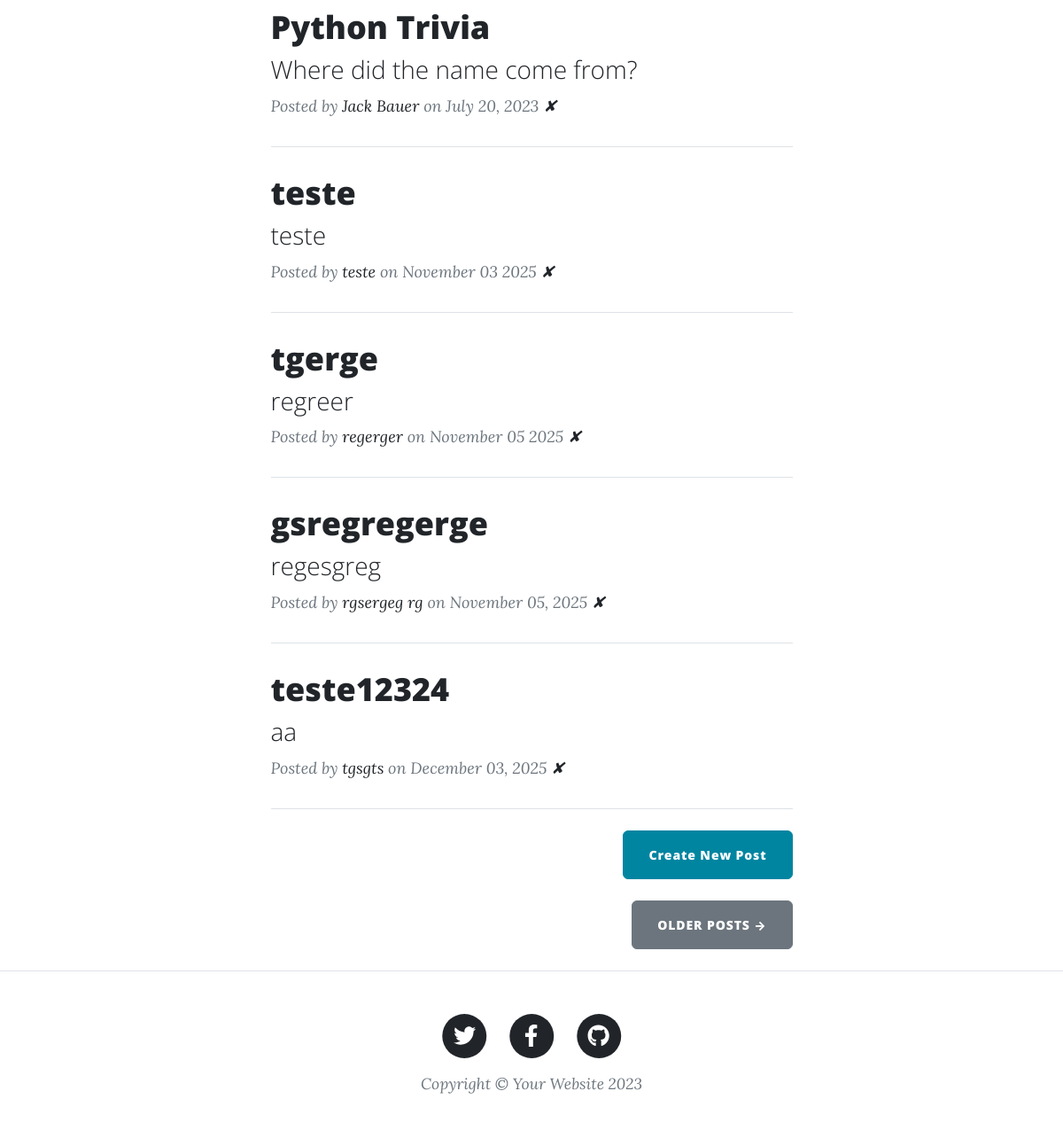
Before: / (lower part) with the older database file.
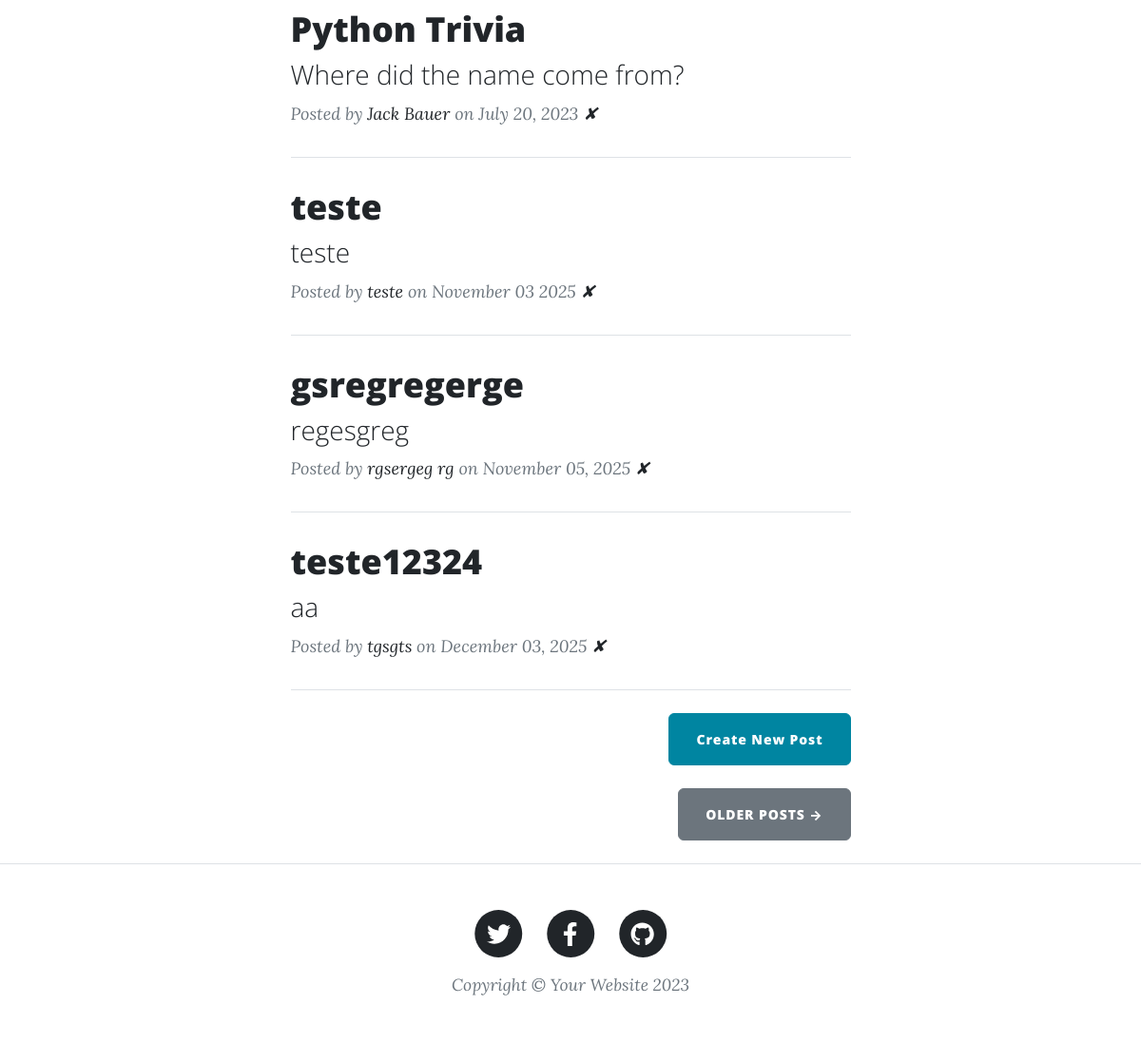
After: the same page with the newer database file.
### main.py (models this page shows)
class BlogPost(db.Model):
    id: Mapped[int] = mapped_column(Integer, primary_key=True)
    title: Mapped[str] = mapped_column(String(250), unique=True, nullable=False)
    subtitle: Mapped[str] = mapped_column(String(250), nullable=False)
    date: Mapped[str] = mapped_column(String(250), nullable=False)
    body: Mapped[str] = mapped_column(Text, nullable=False)
    author: Mapped[str] = mapped_column(String(250), nullable=False)
    img_url: Mapped[str] = mapped_column(String(250), nullable=False)

### main.py (the view)
@app.route('/')
def get_all_posts():
    result = db.session.execute(db.select(BlogPost))
    posts = result.scalars().all()
    return render_template("index.html", all_posts=posts)

### templates/index.html (shortened to what this page needs)
{% include "header.html" %}
<div class="container px-4 px-lg-5">
  <div class="row gx-4 gx-lg-5 justify-content-center">
    <div class="col-md-10 col-lg-8 col-xl-7">
      {% for post in all_posts %}
      <div class="post-preview">
        <a href="{{ url_for('show_post', post_id=post.id) }}">
          <h2 class="post-title">{{ post.title }}</h2>
          <h3 class="post-subtitle">{{ post.subtitle }}</h3>
        </a>
        <p class="post-meta">
          Posted by
          <a href="#">{{post.author}}</a>
          on {{post.date}}
          <a href="{{ url_for('delete_post', post_id=post.id) }}">✘</a>
        </p>
      </div>
      <hr class="my-4" />
      {% endfor %}
      <div class="d-flex justify-content-end mb-4">
        <a
          class="btn btn-primary float-right"
          href="{{url_for('add_new_post')}}"
          >Create New Post</a
        >
      </div>
      <div class="d-flex justify-content-end mb-4">
        <a class="btn btn-secondary text-uppercase" href="#!">Older Posts →</a>
      </div>
    </div>
  </div>
</div>
{% include "footer.html" %}

Changed rows visible on the page:
removed BlogPost: title "tgerge", subtitle "regreer", author "regerger", date "November 05 2025"
